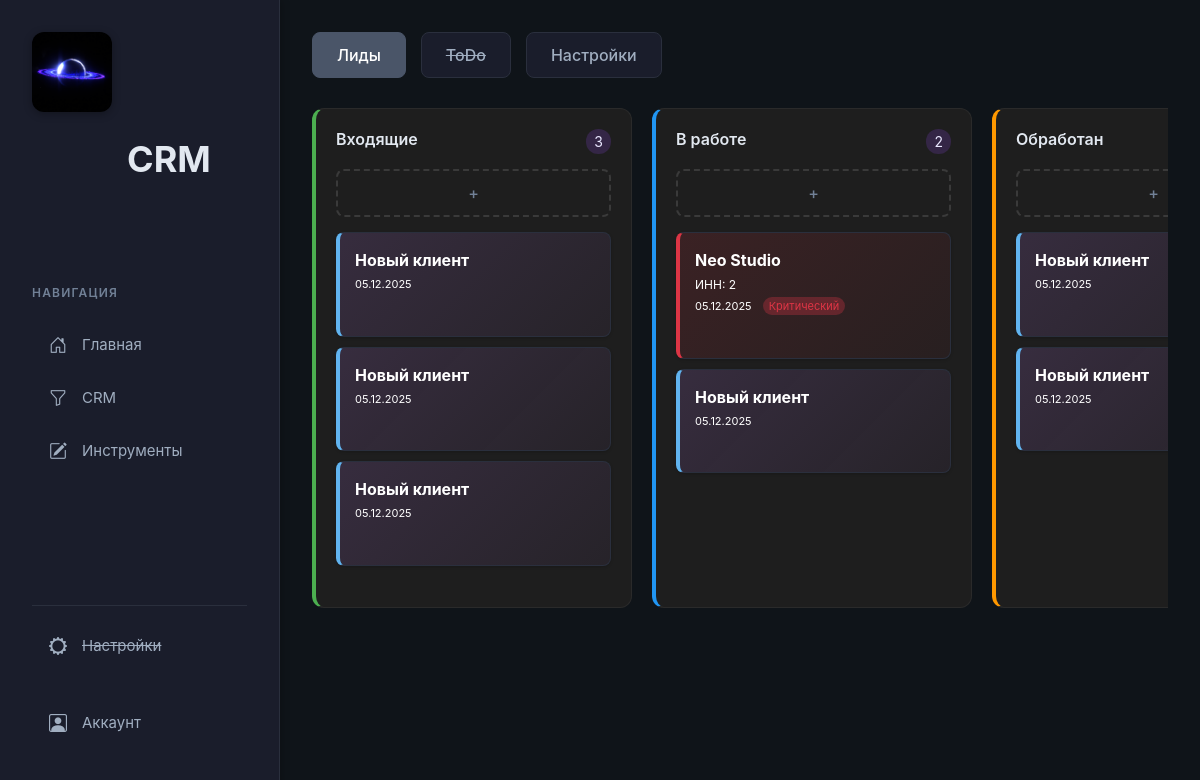
The app's page /crm/ (signed in), older data.
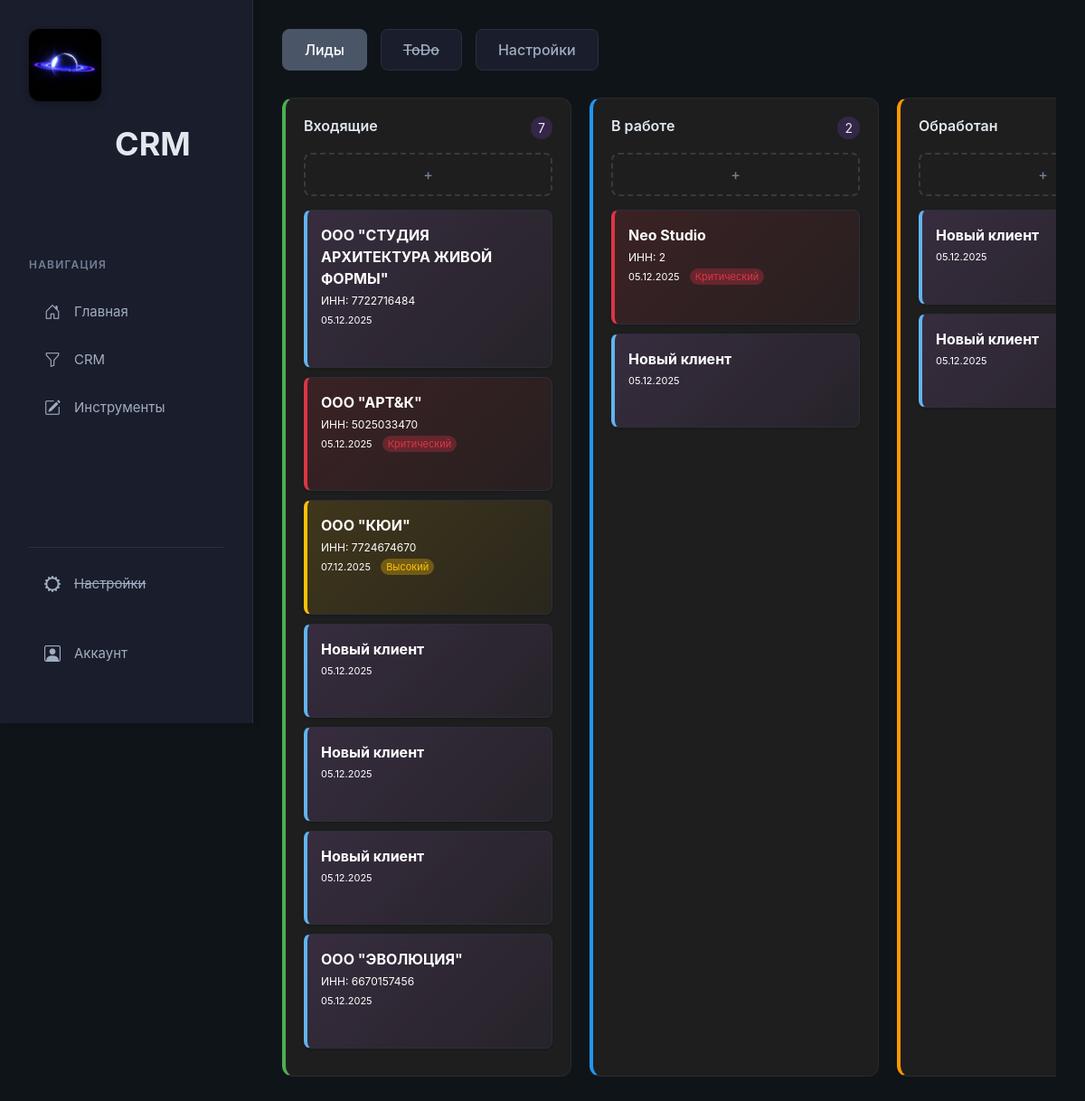
The same page, newer data.
### crm/models.py (models this page shows, shortened)
class KanbanColumn(models.Model):
    user = models.ForeignKey(User, on_delete=models.CASCADE, related_name='kanban_columns', null=True, blank=True)
    title = models.CharField(max_length=50)
    color = models.CharField(max_length=20, default="#2b2b2b")
    order = models.PositiveIntegerField(default=0)
    class Meta:
        ordering = ['order']

class Lead(models.Model):
    user = models.ForeignKey(User, on_delete=models.CASCADE, related_name='leads', null=True, blank=True)
    company_name = models.CharField(max_length=100, blank=True, null=True)
    inn = models.CharField(max_length=12, blank=True, null=True)
    ogrn = models.CharField(max_length=13, blank=True, null=True)
    director_fio = models.CharField(max_length=200, blank=True, null=True)
    phone = models.CharField(max_length=20, blank=True, null=True)
    email = models.EmailField(blank=True, null=True)
    comment = models.TextField(blank=True, null=True)
    legal_form = models.CharField(max_length=20, blank=True, null=True, verbose_name='Форма организации')
    legal_name = models.CharField(max_length=300, blank=True, null=True, verbose_name='Юридическое название')
    contact_person = models.CharField(max_length=200, blank=True, null=True, verbose_name='Контактное лицо')
    contact_phone = models.CharField(max_length=20, blank=True, null=True, verbose_name='Контактный телефон')
    contact_email = models.EmailField(blank=True, null=True, verbose_name='Контактный email')
    address = models.TextField(blank=True, null=True, verbose_name='Адрес')
    city = models.CharField(max_length=100, blank=True, null=True, verbose_name='Город')
    partner_name = models.CharField(max_length=200, blank=True, null=True, verbose_name='Партнёр (ФИО)')
    partner_position = models.CharField(max_length=200, blank=True, null=True, verbose_name='Должность партнёра')
    partner_phone = models.CharField(max_length=20, blank=True, null=True, verbose_name='Телефон партнёра')
    website = models.URLField(blank=True, null=True, verbose_name='Сайт')
    source = models.CharField(max_length=100, blank=True, null=True, verbose_name='Источник')
    PRIORITY_CHOICES = [
        ('not_set', 'Не обозначен'),
        ('low', 'Низкий'),
        ('high', 'Высокий'),
        ('critical', 'Критический'),
    ]
    priority = models.CharField(
        max_length=20,
        choices=PRIORITY_CHOICES,
        default='not_set',
        verbose_name='Приоритет'
    )
    column = models.ForeignKey(
        KanbanColumn,
        on_delete=models.CASCADE,
        related_name='leads'
    )
    order = models.PositiveIntegerField(default=0)
    created_at = models.DateTimeField(auto_now_add=True)
    updated_at = models.DateTimeField(auto_now=True)
    class Meta:
        ordering = ['order']

### crm/views.py (the view, shortened to what this page needs)
# urls.py: path('crm/', include('crm.urls')),
@login_required
def crm(request):
    columns = KanbanColumn.objects.filter(user=request.user).prefetch_related('leads').all()
    return render(request, 'crm/crm.html', {'columns': columns})

### crm/templates/crm/crm.html (shortened to what this page needs)
{% extends 'main/layout.html' %}
{% load static %}
{% block content %}
<div class="crm crm-page">
    <div class="crm-header">
        <a href="{% url 'crm_page' %}"><button class="crm-btn active">Лиды</button></a>
        <button class="crm-btn"><span style="text-decoration: line-through;">ToDo</span></button>
        <a href="{% url 'crm_settings' %}"><button class="crm-btn">Настройки</button></a>
    </div>
    <div class="kanban">
        {% for column in columns %}
        <div class="kanban-column" ondragover="allowDrop(event)" ondrop="drop(event, {{ column.id }})" style="border-left: 4px solid {{ column.color }};">
            <div class="column-header">
                <h2>{{ column.title }}</h2>
                <span class="column-count">{{ column.leads.count }}</span>
            </div>
            <button class="add-card-btn" onclick="addCard(this, {{ column.id }})">+</button>
            <div class="kanban-cards" id="column-{{ column.id }}">
                {% for lead in column.leads.all %}
                    {% with priority=lead.priority|default:'not_set' %}
                    <div class="kanban-card priority-{{ priority }}"
                         data-id="{{ lead.id }}"
                         draggable="true"
                         ondragstart="drag(event)"
                         data-priority="{{ priority }}">
                        <div class="lead-info">
                            <strong>{{ lead.company_name }}</strong>
                            {% if lead.inn %}<small>ИНН: {{ lead.inn }}</small>{% endif %}
                            <div class="lead-meta">
                                {{ lead.created_at|date:"d.m.Y" }}
                                {% if priority != 'not_set' %}
                                <span class="priority-indicator" title="Приоритет: {{ lead.get_priority_display }}">
                                    {{ lead.get_priority_display }}
                                </span>
                                {% endif %}
                            </div>
                        </div>
                    </div>
                    {% endwith %}
                {% endfor %}
            </div>
        </div>
        {% endfor %}
    </div>
</div>
{% endblock %}

Row changes from the older to the newer data that the page shows:
computed for KanbanColumn "Входящие": leads.count "3" → "7"
added Lead: company_name "ООО \"СТУДИЯ АРХИТЕКТУРА ЖИВОЙ ФОРМЫ\"", inn "7722716484", created_at "05.12.2025", shown under KanbanColumn "Входящие"
added Lead: company_name "ООО \"АРТ&К\"", inn "5025033470", created_at "05.12.2025", priority "Критический", shown under KanbanColumn "Входящие"
added Lead: company_name "ООО \"КЮИ\"", inn "7724674670", created_at "07.12.2025", priority "Высокий", shown under KanbanColumn "Входящие"
added Lead: company_name "ООО \"ЭВОЛЮЦИЯ\"", inn "6670157456", created_at "05.12.2025", shown under KanbanColumn "Входящие"
